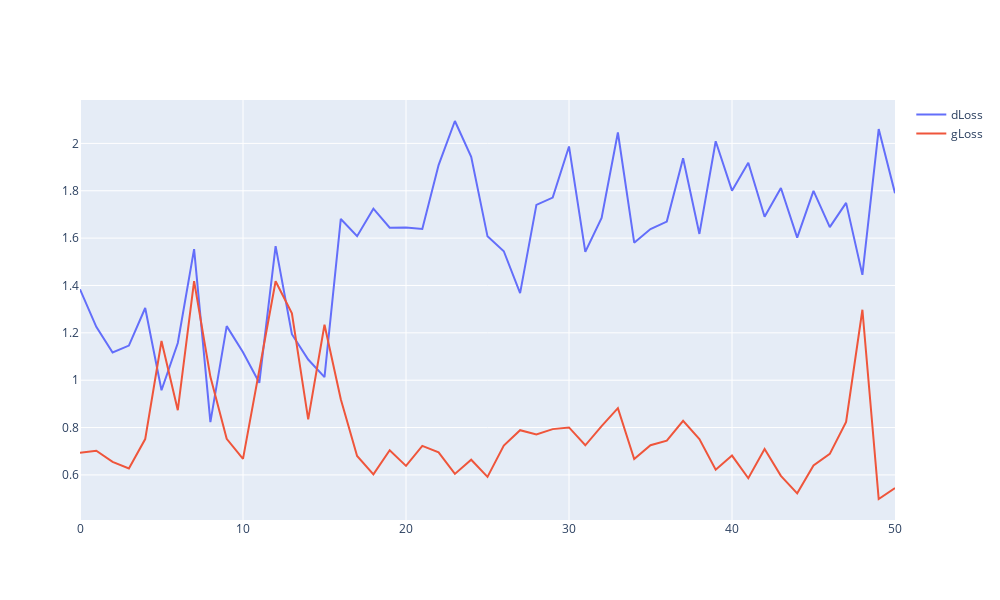
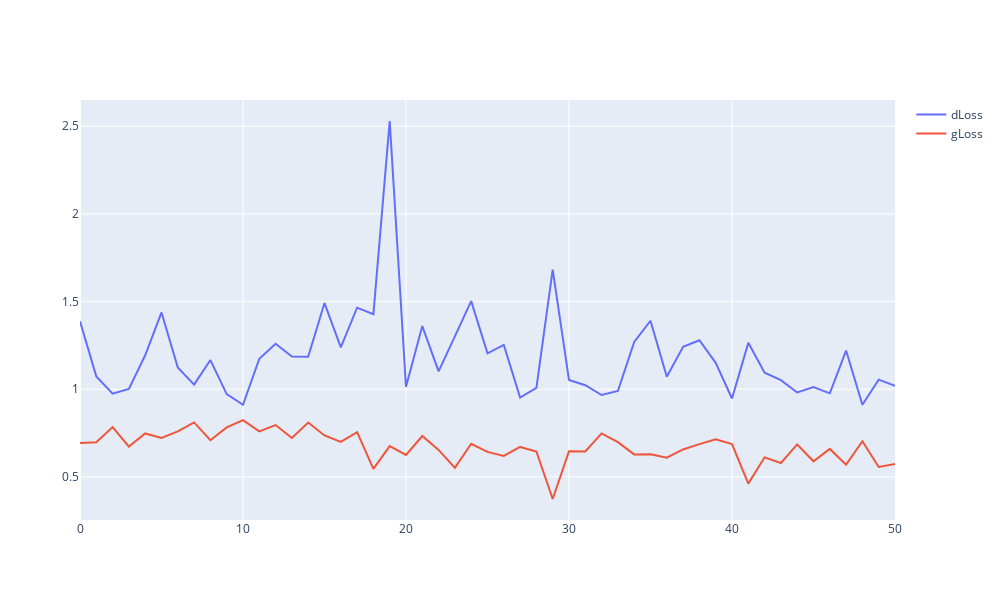

These figures' notebook cell, in order:
### Markdown cell above
### Comparing Models

### Code cell
fig1.show()
fig2.show()
